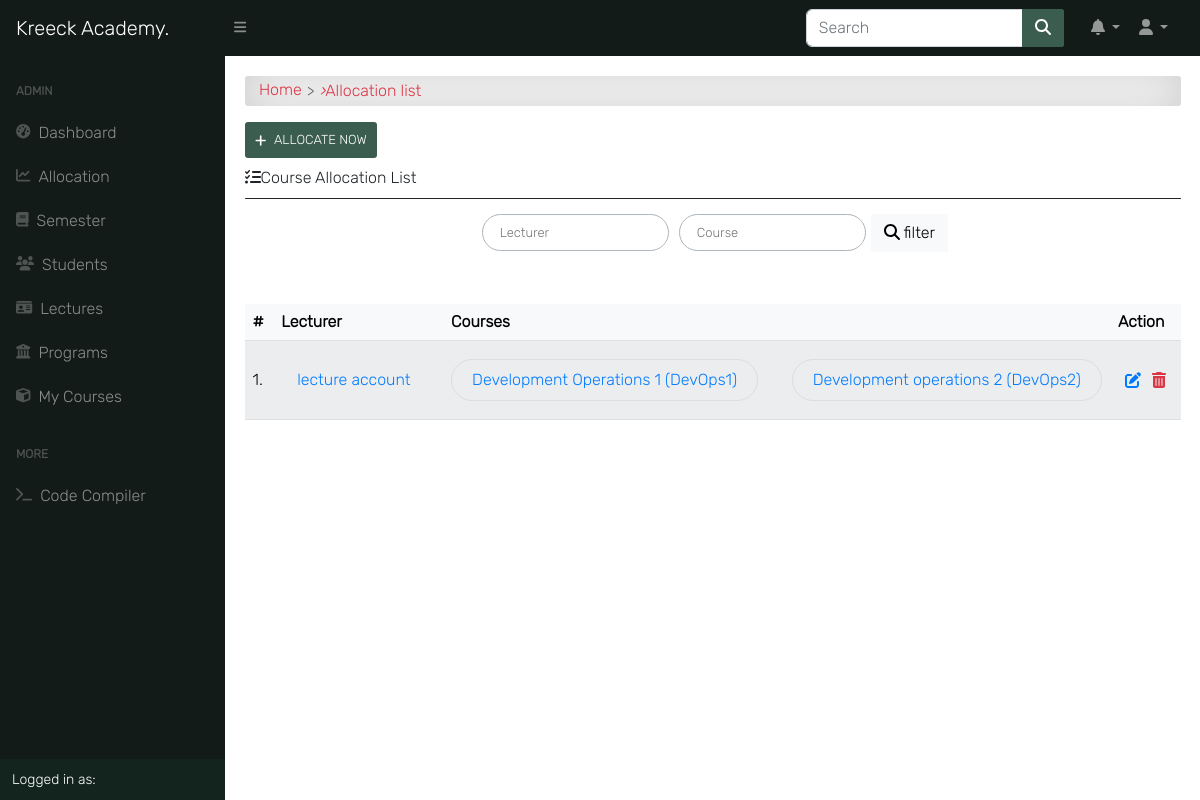
The page /programs/course/allocated/ (signed in) on the database as committed earlier.
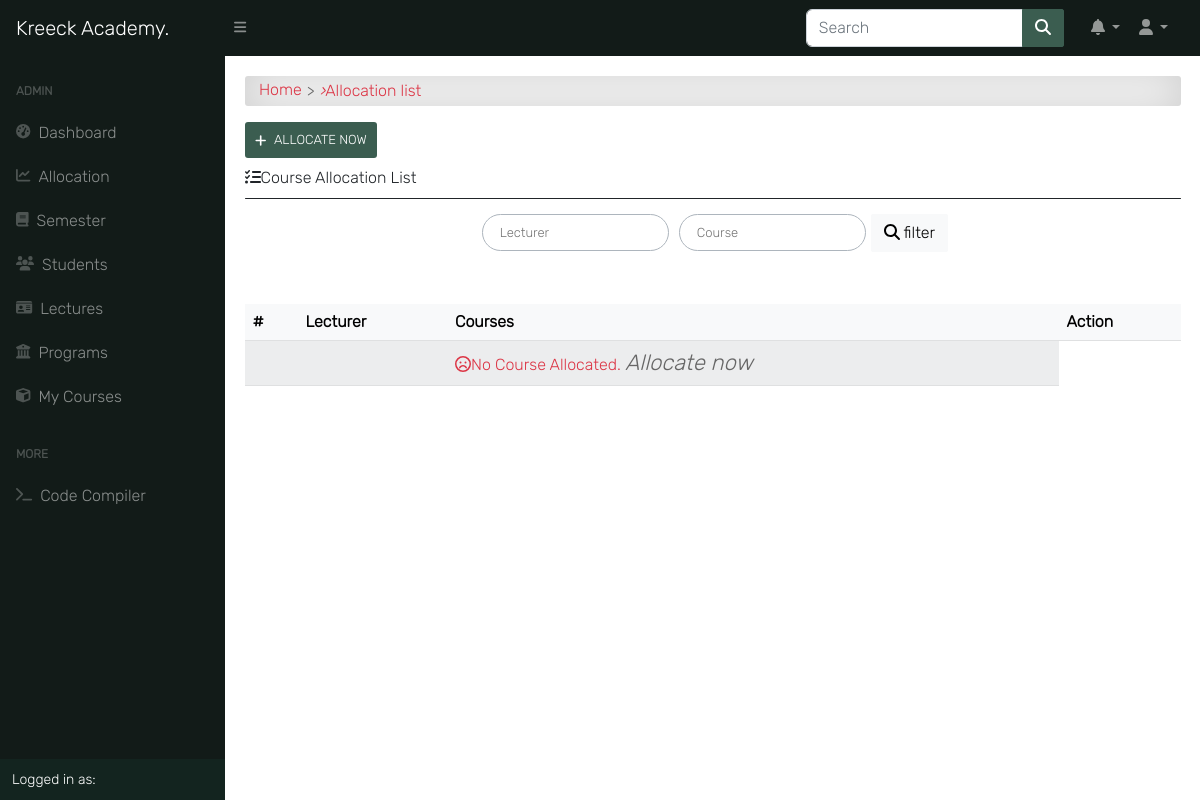
The same page on the database as committed later.
### course/models.py (models this page shows, shortened)
class CourseAllocation(models.Model):
    lecturer = models.ForeignKey(settings.AUTH_USER_MODEL, on_delete=models.CASCADE, related_name='allocated_lecturer')
    courses = models.ManyToManyField(Course, related_name='allocated_course')
    session = models.ForeignKey("app.Session", on_delete=models.CASCADE, blank=True, null=True)

class Course(models.Model):
    slug = models.SlugField(blank=True, unique=True)
    title = models.CharField(max_length=200, null=True)
    code = models.CharField(max_length=200, unique=True, null=True)
    credit = models.IntegerField(null=True, default=0)
    summary = models.TextField(max_length=200, blank=True, null=True)
    program = models.ForeignKey(Program, on_delete=models.CASCADE)
    level = models.CharField(max_length=25, choices=LEVEL, null=True)
    year = models.IntegerField(choices=YEARS, default=0)
    semester = models.CharField(choices=SEMESTER, max_length=200)
    is_elective = models.BooleanField(default=False, blank=True, null=True)
    price = models.DecimalField(max_digits=10, decimal_places=2, default=0.00)
    objects = CourseManager()
    def __str__(self):
        return "{0} ({1})".format(self.title, self.code, self.price)
    def get_absolute_url(self):
        return reverse('course_detail', kwargs={'slug': self.slug})

### accounts/models.py (models this page shows, shortened)
class User(AbstractUser):
    is_student = models.BooleanField(default=False)
    is_lecturer = models.BooleanField(default=False)
    is_parent = models.BooleanField(default=False)
    is_dep_head = models.BooleanField(default=False)
    phone = models.CharField(max_length=60, blank=True, null=True)
    address = models.CharField(max_length=60, blank=True, null=True)
    picture = models.ImageField(upload_to='profile_pictures/%y/%m/%d/', default='default.png', null=True)
    email = models.EmailField(blank=True, null=True)
    username_validator = ASCIIUsernameValidator()
    objects = UserManager()
    @property
    def get_full_name(self):
        full_name = self.username
        if self.first_name and self.last_name:
            full_name = self.first_name + " " + self.last_name
        return full_name
    def get_absolute_url(self):
        return reverse('profile_single', kwargs={'id': self.id})

### course/views.py (the view)
# urls.py: path('course/allocated/', course_allocation_view, name='course_allocation_view'),
@cache_control(no_cache=True, must_revalidate=True, no_store=True)
@login_required
def course_allocation_view(request):
    allocated_courses = CourseAllocation.objects.all()
    return render(request, 'course/course_allocation_view.html', {
        'title': "Course Allocations | Kreeck Academy",
        "allocated_courses": allocated_courses
    })

### templates/course/course_allocation_view.html (shortened to what this page needs)
{% extends 'base.html' %}
{% block content %}
<div id="input-nav"><a href="{% url 'home' %}" class="primary1">Home</a> <i>&rsaquo;</i> Allocation list</div>
{% if request.user.is_superuser %}
<a class="add-button" href="{% url 'course_allocation' %}"><i class="fas fa-plus"></i>Allocate Now</a>
{% endif %}
<div class="title"><i class="fas fa-tasks"></i>Course Allocation List</div>
<div class="title-line"></div>
<div class="content-center">
    <form class="search-form" action="" method="POST">{% csrf_token %}
        <input class="au-input" type="text" name="lecturer" placeholder="Lecturer" value="{{ request.GET.lecturer }}"/>
        <input class="au-input" type="text" name="course" placeholder="Course" value="{{ request.GET.course }}"/>
        <button class="btn btn-light" type="submit">
            <i class="fas fa-search"></i> filter
        </button>
    </form>
</div>
<div class="table-responsive table-shadow p-0 mt-5">
    <table class="table table-light table-striped">
        <thead>
            <tr>
                <th>#</th>
                <th>Lecturer</th>
                <th>Courses</th>
                {% if request.user.is_superuser %}
                <th>Action</th>
                {% endif %}
            </tr>
        </thead>
        {% for course in allocated_courses %}
        <tbody>
            <tr>
                <td> {{ forloop.counter }}.</td>
                <td><a href="{{ course.lecturer.get_absolute_url }}">{{ course.lecturer.get_full_name }}</a></td>
                <td><div class="flex">{% for i in course.courses.all %}
                        <div class="flex"><a class="edit-btn" href="{{ i.get_absolute_url }}">{{ i }}</a></div>
                    {% endfor %}</div>
                </td>
                {% if request.user.is_superuser %}
                <td><div class="update-delete">
                    <a href="{% url 'edit_allocated_course' pk=course.pk %}" class="update" title="Edit or Update">
                        <i class="fas fa-edit"></i>
                    </a>
                    <a href="{% url 'course_deallocate' pk=course.pk %}" class="delete" title="Deallocate">
                        <i class="fas fa-trash-alt"></i>
                    </a>
                    </div>
                </td>
                {% endif %}
            </tr>
            {% empty %}
            <tr>
              <td></td>
              <td></td>
              <td>
              <span class="text-danger"><i class="far fa-frown"></i>No Course Allocated.
                {% if request.user.is_superuser %}
                <a href="{% url 'course_allocation' %}">
                <i class="primary" style="font-size: 22px;">
                   Allocate now
                </i>
                {% endif %}
                </a>
              </span>
            </td>
            </tr>
        {% endfor %}
    </table>
</div>
{% endblock content %}

Rows that differ between the two databases and show on the page:
removed CourseAllocation: lecturer.get_full_name "lecture account"
removed Course: title+code+price "Development Operations 1 (DevOps1)"
removed Course: title+code+price "Development operations 2 (DevOps2)"
Other text that changed with them:
text now shown: "No Course Allocated. Allocate now"
